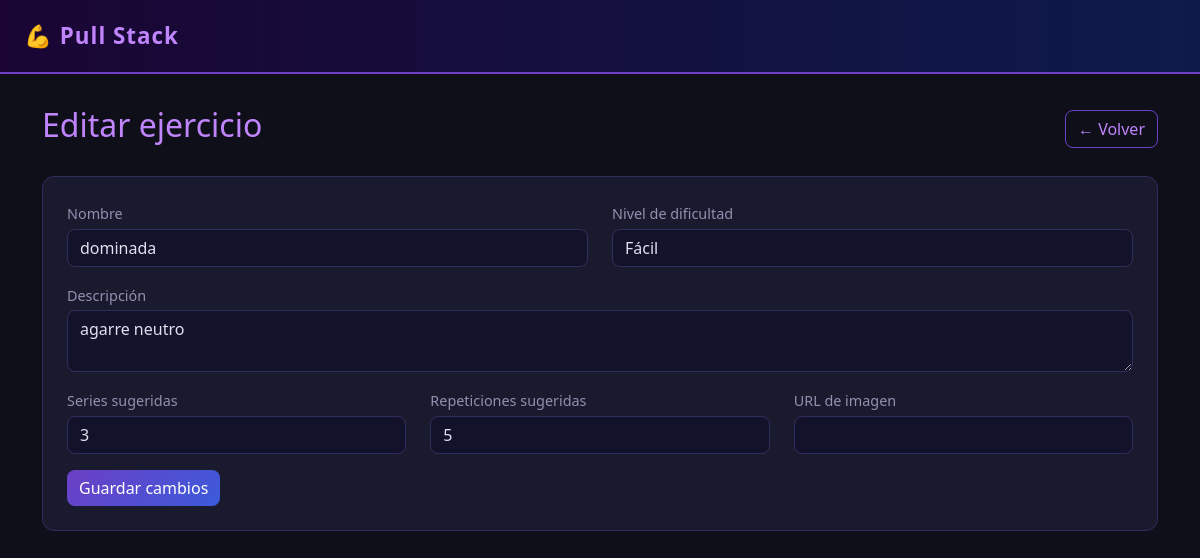
The page /admin/ejercicios/editar/1 (signed in) on the database its author committed.
### models.py (models this page shows)
class Ejercicio(db.Model):
    id = db.Column(db.Integer, primary_key=True)
    nombre = db.Column(db.String(100), nullable=False)
    descripcion = db.Column(db.Text)
    nivel_dificultad = db.Column(db.String(20))
    series_sugeridas = db.Column(db.Integer)
    repeticiones_sugeridas = db.Column(db.Integer)
    imagen_url = db.Column(db.String(200))

### app.py (the view, shortened to what this page needs)
@app.route('/admin/ejercicios/editar/<int:id>', methods=['GET', 'POST'])
@login_required
def editar_ejercicio(id):
    if not current_user.es_admin:
        return redirect(url_for('dashboard_usuario'))
    ejercicio = Ejercicio.query.get_or_404(id)
    return render_template('editar_ejercicio.html', ejercicio=ejercicio)

### app.py (called while the page is built)
@login_manager.user_loader
def load_user(user_id):
    return Usuario.query.get(int(user_id))

### templates/editar_ejercicio.html (shortened to what this page needs)
{% extends "base.html" %}
{% block content %}
<div class="d-flex justify-content-between align-items-center mb-4">
    <h2>Editar ejercicio</h2>
    <a href="/admin/ejercicios" class="btn btn-outline-dark">← Volver</a>
</div>
<div class="card p-4">
    <form method="POST" action="/admin/ejercicios/editar/{{ ejercicio.id }}">
        <div class="row">
            <div class="col-md-6 mb-3">
                <label>Nombre</label>
                <input type="text" name="nombre" class="form-control" value="{{ ejercicio.nombre }}" required>
            </div>
            <div class="col-md-6 mb-3">
                <label>Nivel de dificultad</label>
                <select name="nivel_dificultad" class="form-control">
                    <option {% if ejercicio.nivel_dificultad == 'Fácil' %}selected{% endif %}>Fácil</option>
                </select>
            </div>
            <div class="col-md-12 mb-3">
                <label>Descripción</label>
                <textarea name="descripcion" class="form-control" rows="2">{{ ejercicio.descripcion }}</textarea>
            </div>
            <div class="col-md-4 mb-3">
                <label>Series sugeridas</label>
                <input type="number" name="series_sugeridas" class="form-control" value="{{ ejercicio.series_sugeridas }}">
            </div>
            <div class="col-md-4 mb-3">
                <label>Repeticiones sugeridas</label>
                <input type="number" name="repeticiones_sugeridas" class="form-control" value="{{ ejercicio.repeticiones_sugeridas }}">
            </div>
            <div class="col-md-4 mb-3">
                <label>URL de imagen</label>
                <input type="text" name="imagen_url" class="form-control" value="{{ ejercicio.imagen_url or '' }}">
            </div>
        </div>
        <button type="submit" class="btn btn-dark">Guardar cambios</button>
    </form>
</div>
{% endblock %}

### templates/base.html (style rules this page uses)
body { background-color: #0f0f1a; color: #e0e0f0; font-family: 'Segoe UI', sans-serif; }
.card { background-color: #1a1a2e; border: 1px solid #2e2e5e; border-radius: 12px; color: #e0e0f0; }
.btn-dark { background: linear-gradient(135deg, #6c3fc5, #3b5bdb); border: none; border-radius: 8px; color: white; font-weight: 500; }
.btn-outline-dark { border: 1px solid #6c3fc5; color: #c084fc; border-radius: 8px; }
.form-control, .form-select { background-color: #12122a; border: 1px solid #2e2e5e; color: #e0e0f0; border-radius: 8px; }
label { color: #9090b0; font-size: 0.9rem; margin-bottom: 4px; }
h2, h4, h5 { color: #c084fc; }

### rows shown on the page
Ejercicio: nombre "dominada", nivel_dificultad "Fácil", descripcion "agarre neutro", series_sugeridas "3", repeticiones_sugeridas "5"
